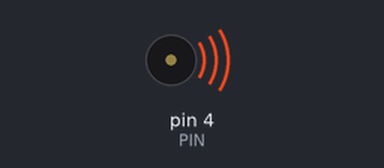
A sketch run on a simulated Arduino Uno, built with avr-gcc and run on an emulated ATmega328P. Shown: buzzer (waves = sounding).

Above: at 0.1 s.
At 1.1 s:
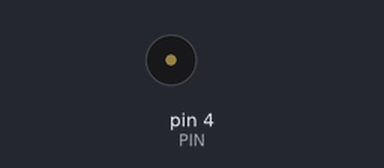
Timing chart, 0 to 2.6 s (numbered marks = the images above):
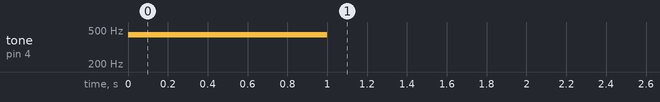

The sketch:

_17_buzzer.ino
```cpp
//pin on which to generate the tone
const uint8_t PIN = 4;
//frequency in hertz, duration in milliseconds
uint16_t freq = 440, dura = 1000;
void setup() {
  // put your setup code here, to run once:
  pinMode(PIN, OUTPUT);
  tone(PIN, freq, dura);
  delay(dura);
  noTone(PIN);
}
void loop() {
  // put your main code here, to run repeatedly:
}
```
